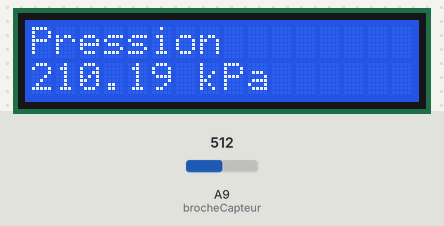
A sketch run on a simulated Arduino Mega 2560, built with avr-gcc and run on an emulated ATmega2560. On the bench: 16×2 character LCD. The test bench sets the inputs (shaded band); at power-on: A9 (brocheCapteur) = 512.

Above: at 1.2 s.
1.3 s: A9 (brocheCapteur) set to 716
At 3.1 s:
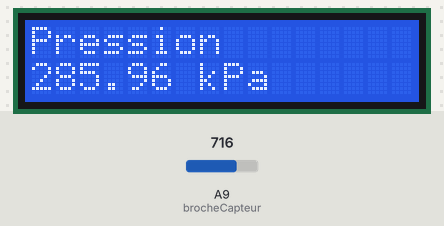
3.5 s: A9 (brocheCapteur) set to 900
At 5.0 s:
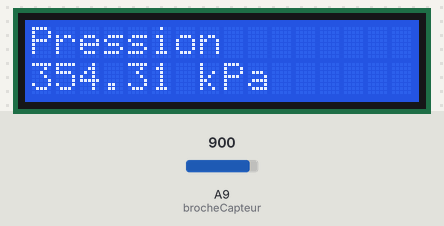
5.5 s: A9 (brocheCapteur) set to 1023
At 6.9 s:
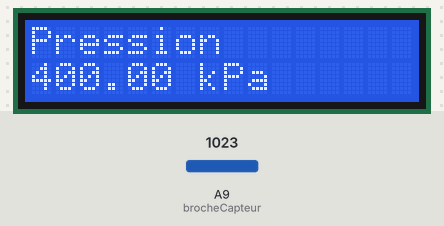
Timing chart, 0 to 8.5 s (numbered marks = the images above; inputs shaded):
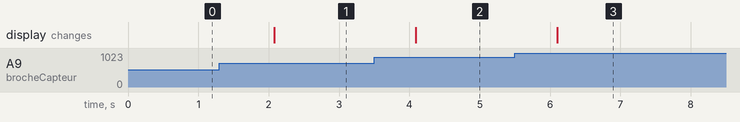

The sketch:

pression_absolue.ino
```cpp
/*
* Mesure d une pression absolue
* Capteur Educaduino 200 hPa à 4000 hPa
* branché sur la broche A9
*/

#define brocheCapteur A9      // Numéro de broche connectée au capteur
#include <LiquidCrystal.h>    // Librairie de gestion de l écran LCD

LiquidCrystal lcd(12, 11, 5, 4, 3, 2);  // Déclaration de l écran LCD


float tension ;               // Tension mesurée
float pression ;              // Pression mesurée

void setup() {
lcd.begin(16, 2);           // Paramétrage de l ecran LCD

}

void loop() {
tension = analogRead(brocheCapteur)*5.0/1023 ;   // Lecture de la tension
pression = tension * 76 + 20 ;                 // Calcul de la pression en hPa
lcd.clear();                                     // Début affichage
lcd.setCursor(0,0);
lcd.print("Pression");
lcd.setCursor(0,1);
lcd.print(pression);
lcd.print(" kPa");                               // Fin affichage
delay(1000);
}
```

Measured:
- after the input at 1.3 s, the display: changes after 0.78 s (image 1)
- after the input at 3.5 s, the display: changes after 0.59 s (image 2)
- after the input at 5.5 s, the display: changes after 0.60 s (image 3)
